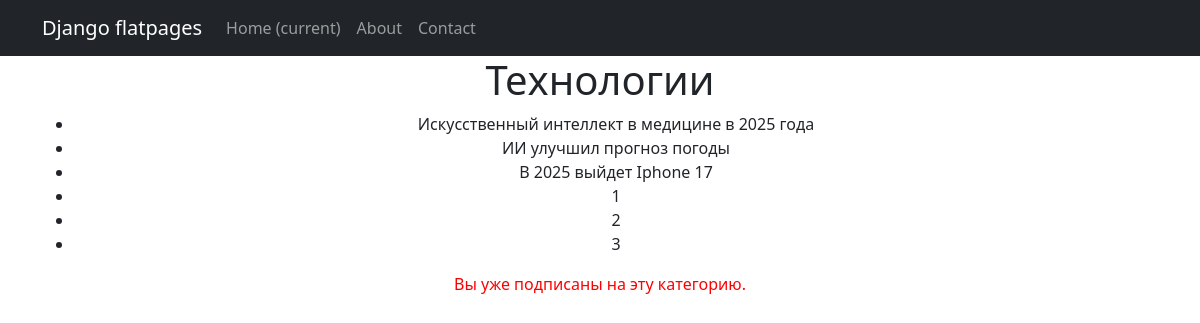
The page /category/12/ (signed in) on the database as committed earlier.
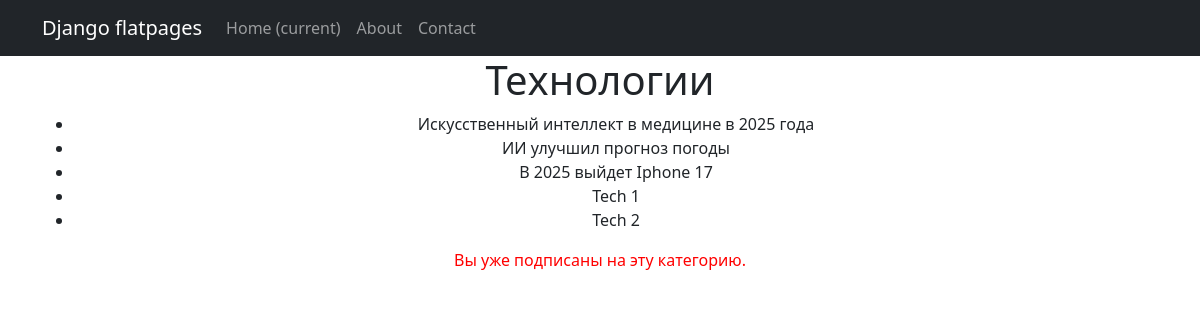
The same page on the database as committed later.
### models_app/models.py (models this page shows, shortened)
class Category(models.Model):
    name = models.CharField(max_length=100, unique=True)
    subscribers = models.ManyToManyField(User, related_name='subscribed_categories', blank=True)

class Post(models.Model):
    ARTICLE = 'AR'
    NEWS = 'NW'
    POST_TYPE_CHOICES = [
        (ARTICLE, 'Article'),
        (NEWS, 'News'),
    ]
    author = models.ForeignKey(Author, on_delete=models.CASCADE, related_name='posts')
    post_type = models.CharField(max_length=2, choices=POST_TYPE_CHOICES, default=ARTICLE)
    created_at = models.DateTimeField(auto_now_add=True)
    categories = models.ManyToManyField(Category, related_name='posts')
    title = models.CharField(max_length=255)
    content = models.TextField()
    rating = models.IntegerField(default=0)

### appointment_app/views.py (the view, shortened to what this page needs)
# urls.py: path('category/<int:pk>/', SubscribeToCategoryView.as_view(), name='category_detail'),
class SubscribeToCategoryView(LoginRequiredMixin, DetailView):
    model = Category
    template_name = 'appointment_app/subscribe_category.html'
    context_object_name = 'category'
    def get_context_data(self, **kwargs):
        context = super().get_context_data(**kwargs)
        category = self.get_object()
        context['news'] = category.posts.filter(post_type=Post.NEWS)
        context['is_subscribed'] = category.subscribers.filter(id=self.request.user.id).exists()
        return context

### appointment_app/templates/appointment_app/subscribe_category.html
{% extends 'flatpages/default.html' %}
{% block content %}
<h1>{{ category.name }}</h1>
<ul>
    {% for post in news %}
        <li>{{ post.title }}</li>
    {% endfor %}
</ul>
{% if is_subscribed %}
    <p style="color:red">Вы уже подписаны на эту категорию.</p>
{% else %}
    <form action="{% url 'category_detail' category.id %}" method="post">
        {% csrf_token %}
        <button type="submit">Подписаться</button>
    </form>
{% endif %}
{% endblock content %}

### templates/flatpages/default.html (shortened to what this page needs)
<!DOCTYPE html>
<html lang="en">
    <head>
        {% load static %}
        <link href="{% static 'css/styles.css' %}" rel="stylesheet" />
    </head>
    <body>
        <nav class="navbar navbar-expand-lg navbar-dark bg-dark static-top">
            <div class="container">
               <a class="navbar-brand" href="#">Django flatpages</a>
               <div class="collapse navbar-collapse" id="navbarResponsive">
                   <ul class="navbar-nav ml-auto">
                       <li class="nav-item active">
                           <a class="nav-link" href="#">Home
                               <span class="sr-only">(current)</span>
                           </a>
                       </li>
                       <li class="nav-item">
                           <a class="nav-link" href="/about/">About</a>
                       </li>
                       <li class="nav-item">
                           <a class="nav-link" href="/contacts/">Contact</a>
                       </li>
                   </ul>
               </div>
            </div>
        </nav>
        <div class="container">
            <div class="row">
               <div class="col-lg-12 text-center">
                   {% block content %}
                   {% endblock content %}
               </div>
           </div>
        </div>
    </body>
</html>

Rows that differ between the two databases and show on the page:
removed Post: title "1"
removed Post: title "2"
removed Post: title "3"
added Post: title "Tech 1"
added Post: title "Tech 2"
